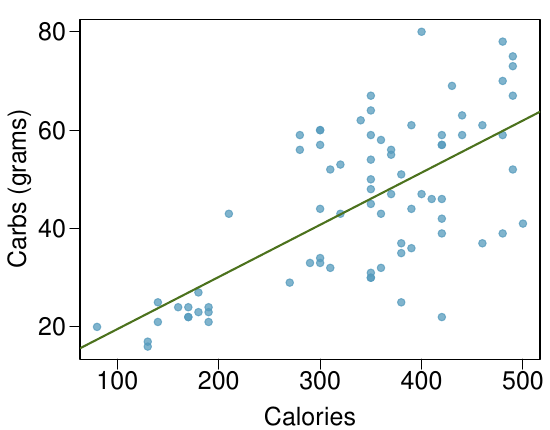

Write the R code that produced this figure.
# load packages -----------------------------------------------------
library(openintro)

# load data ---------------------------------------------------------

starbucks <- read.csv("starbucks.csv")

# model calories vs. carbos -----------------------------------------

m_carb_cals <- lm(carb ~ calories, data = starbucks)

# plot calories vs. carbos ------------------------------------------

pdf("starbucks_cals_carbos.pdf", 5.5, 4.3)

par(mar = c(3.5, 4, 1, 0.5), las = 1, mgp = c(2.5, 0.7, 0), 
    cex.lab = 1.5, cex.axis = 1.5)

plot(carb ~ calories, data = starbucks, 
     pch = 19, col = COL[1,2], 
     xlab = "Calories", ylab = "Carbs (grams)", axes = FALSE)
axis(1)
axis(2, at = seq(20, 80, 20))
box()

abline(m_carb_cals, col = COL[2], lwd = 2)

dev.off()

# plot residuals ----------------------------------------------------

pdf("starbucks_cals_carbos_residuals.pdf", 5.5, 4.3)

par(mar = c(3.5, 4, 1, 0.5), las = 1, mgp = c(2.5, 0.7, 0), 
    cex.lab = 1.5, cex.axis = 1.5)

plot(m_carb_cals$residuals ~ starbucks$calories,
     xlab = "Calories", ylab = "Residuals", 
     col = COL[1,2], pch = 19,
     ylim = c(-30, 30), axes = FALSE)
axis(1)
axis(2, at = seq(-20, 20, 20))
box()

abline(h = 0, lty = 2)

dev.off()

# histogram of residuals --------------------------------------------

pdf("starbucks_cals_carbos_residuals_hist.pdf", 5.5, 4.3)

par(mar = c(3.5, 2.5, 0.5, 0.5), las = 1, mgp = c(2.5, 0.7, 0), 
    cex.lab = 1.5, cex.axis = 1.5)

hist(m_carb_cals$residuals,
     col = COL[1], 
     xlab = "Residuals", ylab = "", main = "", 
     axes = FALSE, xlim = c(-40,40))
axis(1, at = seq(-40, 40, 20))
axis(2)

dev.off()